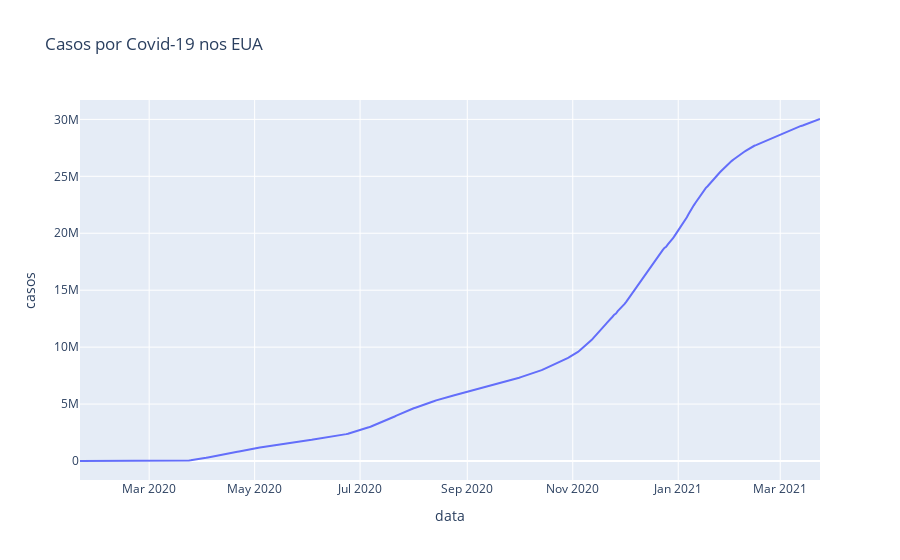

Notebook cell for this chart:
### Code cell
# Vamos visualizar os casos, durante toda a pandemia em um gráfico
px.line(database, 'data', 'casos', title='Casos por Covid-19 nos EUA')

### Figure 1 — Plotly figure (JSON) as saved in the notebook; plotly's stock layout.template omitted (floating-point values rounded to 4 significant figures; data arrays with more than 128 entries replaced by an {"elided": "..."} marker saying what was removed)
{"data": [{"hovertemplate": "data=%{x}<br>casos=%{y}<extra></extra>", "legendgroup": "", "line": {"color": "#636efa", "dash": "solid"}, "mode": "lines", "name": "", "orientation": "v", "showlegend": false, "type": "scatter", "x": {"elided": "429 str values"}, "xaxis": "x", "y": {"elided": "429 int values"}, "yaxis": "y"}], "layout": {"legend": {"tracegroupgap": 0}, "title": {"text": "Casos por Covid-19 nos EUA"}, "xaxis": {"anchor": "y", "domain": [0, 1], "title": {"text": "data"}}, "yaxis": {"anchor": "x", "domain": [0, 1], "title": {"text": "casos"}}}}
